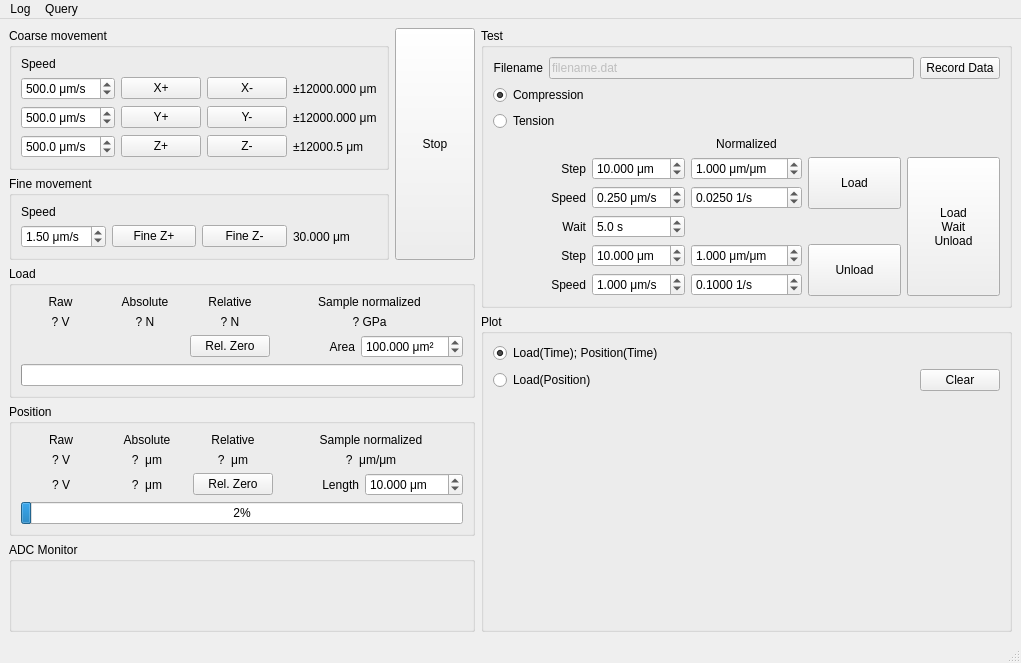
<?xml version="1.0" encoding="UTF-8"?>
<ui version="4.0">
 <class>MainWindow</class>
 <widget class="QMainWindow" name="MainWindow">
  <property name="geometry">
   <rect>
    <x>0</x>
    <y>0</y>
    <width>1021</width>
    <height>663</height>
   </rect>
  </property>
  <property name="focusPolicy">
   <enum>Qt::StrongFocus</enum>
  </property>
  <property name="windowTitle">
   <string>MicroDeform</string>
  </property>
  <widget class="QWidget" name="centralwidget">
   <layout class="QGridLayout" name="gridLayout_6">
    <item row="0" column="1">
     <layout class="QGridLayout" name="gridLayout">
      <item row="0" column="0">
       <widget class="QGroupBox" name="gTest">
        <property name="title">
         <string>Test</string>
        </property>
        <layout class="QGridLayout" name="gridLayout_10">
         <item row="0" column="1">
          <widget class="QLineEdit" name="FName">
           <property name="enabled">
            <bool>false</bool>
           </property>
           <property name="text">
            <string>filename.dat</string>
           </property>
          </widget>
         </item>
         <item row="0" column="0">
          <widget class="QLabel" name="label_16">
           <property name="text">
            <string>Filename</string>
           </property>
           <property name="alignment">
            <set>Qt::AlignRight|Qt::AlignTrailing|Qt::AlignVCenter</set>
           </property>
          </widget>
         </item>
         <item row="0" column="2">
          <widget class="QPushButton" name="Record">
           <property name="text">
            <string>Record Data</string>
           </property>
          </widget>
         </item>
         <item row="1" column="0" colspan="3">
          <widget class="QRadioButton" name="Compression">
           <property name="text">
            <string>Compression</string>
           </property>
           <property name="checked">
            <bool>true</bool>
           </property>
          </widget>
         </item>
         <item row="2" column="0" colspan="3">
          <widget class="QRadioButton" name="Tension">
           <property name="text">
            <string>Tension</string>
           </property>
          </widget>
         </item>
         <item row="3" column="0" colspan="3">
          <layout class="QGridLayout" name="gridLayout_3">
           <property name="sizeConstraint">
            <enum>QLayout::SetMinimumSize</enum>
           </property>
           <item row="3" column="5" rowspan="5">
            <widget class="QPushButton" name="LoadWaitUnload">
             <property name="sizePolicy">
              <sizepolicy hsizetype="Minimum" vsizetype="Expanding">
               <horstretch>0</horstretch>
               <verstretch>0</verstretch>
              </sizepolicy>
             </property>
             <property name="text">
              <string>Load
Wait
Unload</string>
             </property>
            </widget>
           </item>
           <item row="7" column="2">
            <widget class="QDoubleSpinBox" name="UnloadSpeed">
             <property name="suffix">
              <string> μm/s</string>
             </property>
             <property name="decimals">
              <number>3</number>
             </property>
             <property name="maximum">
              <double>5.000000000000000</double>
             </property>
             <property name="stepType">
              <enum>QAbstractSpinBox::AdaptiveDecimalStepType</enum>
             </property>
             <property name="value">
              <double>1.000000000000000</double>
             </property>
            </widget>
           </item>
           <item row="3" column="1">
            <widget class="QLabel" name="label_11">
             <property name="text">
              <string>Step</string>
             </property>
             <property name="alignment">
              <set>Qt::AlignRight|Qt::AlignTrailing|Qt::AlignVCenter</set>
             </property>
            </widget>
           </item>
           <item row="6" column="1">
            <widget class="QLabel" name="label_30">
             <property name="text">
              <string>Step</string>
             </property>
             <property name="alignment">
              <set>Qt::AlignRight|Qt::AlignTrailing|Qt::AlignVCenter</set>
             </property>
            </widget>
           </item>
           <item row="4" column="1">
            <widget class="QLabel" name="label_25">
             <property name="text">
              <string>Speed</string>
             </property>
             <property name="alignment">
              <set>Qt::AlignRight|Qt::AlignTrailing|Qt::AlignVCenter</set>
             </property>
            </widget>
           </item>
           <item row="3" column="2">
            <widget class="QDoubleSpinBox" name="LoadStep">
             <property name="suffix">
              <string> μm</string>
             </property>
             <property name="decimals">
              <number>3</number>
             </property>
             <property name="maximum">
              <double>30.000000000000000</double>
             </property>
             <property name="stepType">
              <enum>QAbstractSpinBox::AdaptiveDecimalStepType</enum>
             </property>
             <property name="value">
              <double>10.000000000000000</double>
             </property>
            </widget>
           </item>
           <item row="5" column="1">
            <widget class="QLabel" name="label_9">
             <property name="text">
              <string>Wait</string>
             </property>
             <property name="alignment">
              <set>Qt::AlignRight|Qt::AlignTrailing|Qt::AlignVCenter</set>
             </property>
            </widget>
           </item>
           <item row="6" column="4" rowspan="2">
            <widget class="QPushButton" name="Unload">
             <property name="sizePolicy">
              <sizepolicy hsizetype="Minimum" vsizetype="Expanding">
               <horstretch>0</horstretch>
               <verstretch>0</verstretch>
              </sizepolicy>
             </property>
             <property name="text">
              <string>Unload</string>
             </property>
            </widget>
           </item>
           <item row="5" column="2">
            <widget class="QDoubleSpinBox" name="Wait">
             <property name="suffix">
              <string> s</string>
             </property>
             <property name="decimals">
              <number>1</number>
             </property>
             <property name="stepType">
              <enum>QAbstractSpinBox::AdaptiveDecimalStepType</enum>
             </property>
             <property name="value">
              <double>5.000000000000000</double>
             </property>
            </widget>
           </item>
           <item row="6" column="2">
            <widget class="QDoubleSpinBox" name="UnloadStep">
             <property name="suffix">
              <string> μm</string>
             </property>
             <property name="decimals">
              <number>3</number>
             </property>
             <property name="maximum">
              <double>30.000000000000000</double>
             </property>
             <property name="stepType">
              <enum>QAbstractSpinBox::AdaptiveDecimalStepType</enum>
             </property>
             <property name="value">
              <double>10.000000000000000</double>
             </property>
            </widget>
           </item>
           <item row="6" column="3">
            <widget class="QDoubleSpinBox" name="UnloadStepNorm">
             <property name="suffix">
              <string> μm/μm</string>
             </property>
             <property name="decimals">
              <number>3</number>
             </property>
             <property name="maximum">
              <double>100.000000000000000</double>
             </property>
             <property name="stepType">
              <enum>QAbstractSpinBox::AdaptiveDecimalStepType</enum>
             </property>
             <property name="value">
              <double>1.000000000000000</double>
             </property>
            </widget>
           </item>
           <item row="2" column="3">
            <widget class="QLabel" name="label_27">
             <property name="text">
              <string>Normalized</string>
             </property>
             <property name="alignment">
              <set>Qt::AlignCenter</set>
             </property>
            </widget>
           </item>
           <item row="3" column="4" rowspan="2">
            <widget class="QPushButton" name="Load">
             <property name="sizePolicy">
              <sizepolicy hsizetype="Minimum" vsizetype="Expanding">
               <horstretch>0</horstretch>
               <verstretch>0</verstretch>
              </sizepolicy>
             </property>
             <property name="text">
              <string>Load</string>
             </property>
            </widget>
           </item>
           <item row="7" column="1">
            <widget class="QLabel" name="label_28">
             <property name="text">
              <string>Speed</string>
             </property>
             <property name="alignment">
              <set>Qt::AlignRight|Qt::AlignTrailing|Qt::AlignVCenter</set>
             </property>
            </widget>
           </item>
           <item row="7" column="3">
            <widget class="QDoubleSpinBox" name="UnloadSpeedNorm">
             <property name="suffix">
              <string> 1/s</string>
             </property>
             <property name="decimals">
              <number>4</number>
             </property>
             <property name="maximum">
              <double>1000.000000000000000</double>
             </property>
             <property name="stepType">
              <enum>QAbstractSpinBox::AdaptiveDecimalStepType</enum>
             </property>
             <property name="value">
              <double>0.100000000000000</double>
             </property>
            </widget>
           </item>
           <item row="3" column="3">
            <widget class="QDoubleSpinBox" name="LoadStepNorm">
             <property name="suffix">
              <string> μm/μm</string>
             </property>
             <property name="decimals">
              <number>3</number>
             </property>
             <property name="maximum">
              <double>100.000000000000000</double>
             </property>
             <property name="stepType">
              <enum>QAbstractSpinBox::AdaptiveDecimalStepType</enum>
             </property>
             <property name="value">
              <double>1.000000000000000</double>
             </property>
            </widget>
           </item>
           <item row="4" column="2">
            <widget class="QDoubleSpinBox" name="LoadSpeed">
             <property name="suffix">
              <string> μm/s</string>
             </property>
             <property name="decimals">
              <number>3</number>
             </property>
             <property name="maximum">
              <double>5.000000000000000</double>
             </property>
             <property name="stepType">
              <enum>QAbstractSpinBox::AdaptiveDecimalStepType</enum>
             </property>
             <property name="value">
              <double>0.250000000000000</double>
             </property>
            </widget>
           </item>
           <item row="4" column="3">
            <widget class="QDoubleSpinBox" name="LoadSpeedNorm">
             <property name="suffix">
              <string> 1/s</string>
             </property>
             <property name="decimals">
              <number>4</number>
             </property>
             <property name="maximum">
              <double>1000.000000000000000</double>
             </property>
             <property name="stepType">
              <enum>QAbstractSpinBox::AdaptiveDecimalStepType</enum>
             </property>
             <property name="value">
              <double>0.025000000000000</double>
             </property>
            </widget>
           </item>
          </layout>
         </item>
        </layout>
       </widget>
      </item>
      <item row="2" column="0">
       <widget class="QGroupBox" name="gPlot">
        <property name="title">
         <string>Plot</string>
        </property>
        <layout class="QGridLayout" name="gridLayout_5">
         <item row="0" column="0">
          <widget class="QRadioButton" name="PlotTime">
           <property name="text">
            <string>Load(Time); Position(Time)</string>
           </property>
           <property name="checked">
            <bool>true</bool>
           </property>
          </widget>
         </item>
         <item row="1" column="0">
          <widget class="QRadioButton" name="PlotXY">
           <property name="sizePolicy">
            <sizepolicy hsizetype="Expanding" vsizetype="Fixed">
             <horstretch>0</horstretch>
             <verstretch>0</verstretch>
            </sizepolicy>
           </property>
           <property name="text">
            <string>Load(Position)</string>
           </property>
          </widget>
         </item>
         <item row="1" column="1">
          <widget class="QPushButton" name="PlotClear">
           <property name="text">
            <string>Clear</string>
           </property>
          </widget>
         </item>
         <item row="3" column="0" colspan="2">
          <widget class="QStackedWidget" name="stackedWidget">
           <property name="currentIndex">
            <number>0</number>
           </property>
           <widget class="PlotWidget" name="plotHistory"/>
           <widget class="PlotWidget" name="plotXY"/>
          </widget>
         </item>
        </layout>
       </widget>
      </item>
     </layout>
    </item>
    <item row="0" column="0">
     <layout class="QGridLayout" name="gridLayout_2">
      <item row="1" column="0">
       <widget class="QGroupBox" name="gFine">
        <property name="title">
         <string>Fine movement</string>
        </property>
        <layout class="QGridLayout" name="gridLayout_8">
         <item row="1" column="0">
          <widget class="QDoubleSpinBox" name="FZSpeed">
           <property name="suffix">
            <string> μm/s</string>
           </property>
           <property name="decimals">
            <number>2</number>
           </property>
           <property name="maximum">
            <double>5.000000000000000</double>
           </property>
           <property name="stepType">
            <enum>QAbstractSpinBox::AdaptiveDecimalStepType</enum>
           </property>
           <property name="value">
            <double>1.500000000000000</double>
           </property>
          </widget>
         </item>
         <item row="0" column="0">
          <widget class="QLabel" name="label_26">
           <property name="sizePolicy">
            <sizepolicy hsizetype="Preferred" vsizetype="Minimum">
             <horstretch>0</horstretch>
             <verstretch>0</verstretch>
            </sizepolicy>
           </property>
           <property name="text">
            <string>Speed</string>
           </property>
          </widget>
         </item>
         <item row="1" column="3">
          <widget class="QLabel" name="FZPos">
           <property name="text">
            <string>30.000 μm</string>
           </property>
          </widget>
         </item>
         <item row="1" column="2">
          <widget class="QPushButton" name="FZMinus">
           <property name="text">
            <string>Fine Z-</string>
           </property>
          </widget>
         </item>
         <item row="1" column="1">
          <widget class="QPushButton" name="FZPlus">
           <property name="text">
            <string>Fine Z+</string>
           </property>
          </widget>
         </item>
        </layout>
       </widget>
      </item>
      <item row="0" column="1" rowspan="2">
       <widget class="QPushButton" name="Stop">
        <property name="sizePolicy">
         <sizepolicy hsizetype="Minimum" vsizetype="Minimum">
          <horstretch>0</horstretch>
          <verstretch>0</verstretch>
         </sizepolicy>
        </property>
        <property name="palette">
         <palette>
          <active>
           <colorrole role="Button">
            <brush brushstyle="SolidPattern">
             <color alpha="255">
              <red>239</red>
              <green>41</green>
              <blue>41</blue>
             </color>
            </brush>
           </colorrole>
          </active>
          <inactive>
           <colorrole role="Button">
            <brush brushstyle="SolidPattern">
             <color alpha="255">
              <red>239</red>
              <green>239</green>
              <blue>239</blue>
             </color>
            </brush>
           </colorrole>
          </inactive>
          <disabled>
           <colorrole role="Button">
            <brush brushstyle="SolidPattern">
             <color alpha="255">
              <red>239</red>
              <green>41</green>
              <blue>41</blue>
             </color>
            </brush>
           </colorrole>
          </disabled>
         </palette>
        </property>
        <property name="text">
         <string>Stop</string>
        </property>
       </widget>
      </item>
      <item row="0" column="0">
       <widget class="QGroupBox" name="gCoarse">
        <property name="title">
         <string>Coarse movement</string>
        </property>
        <layout class="QGridLayout" name="gridLayout_7">
         <item row="3" column="2">
          <widget class="QPushButton" name="XMinus">
           <property name="text">
            <string>X-</string>
           </property>
          </widget>
         </item>
         <item row="1" column="0">
          <widget class="QLabel" name="label_4">
           <property name="text">
            <string>Speed</string>
           </property>
          </widget>
         </item>
         <item row="3" column="1">
          <widget class="QPushButton" name="XPlus">
           <property name="text">
            <string>X+</string>
           </property>
          </widget>
         </item>
         <item row="3" column="0">
          <widget class="QDoubleSpinBox" name="XSpeed">
           <property name="suffix">
            <string> μm/s</string>
           </property>
           <property name="decimals">
            <number>1</number>
           </property>
           <property name="maximum">
            <double>2000.000000000000000</double>
           </property>
           <property name="stepType">
            <enum>QAbstractSpinBox::AdaptiveDecimalStepType</enum>
           </property>
           <property name="value">
            <double>500.000000000000000</double>
           </property>
          </widget>
         </item>
         <item row="5" column="1">
          <widget class="QPushButton" name="ZPlus">
           <property name="text">
            <string>Z+</string>
           </property>
          </widget>
         </item>
         <item row="5" column="0">
          <widget class="QDoubleSpinBox" name="ZSpeed">
           <property name="suffix">
            <string> μm/s</string>
           </property>
           <property name="decimals">
            <number>1</number>
           </property>
           <property name="minimum">
            <double>2.500000000000000</double>
           </property>
           <property name="maximum">
            <double>2000.000000000000000</double>
           </property>
           <property name="stepType">
            <enum>QAbstractSpinBox::AdaptiveDecimalStepType</enum>
           </property>
           <property name="value">
            <double>500.000000000000000</double>
           </property>
          </widget>
         </item>
         <item row="5" column="2">
          <widget class="QPushButton" name="ZMinus">
           <property name="text">
            <string>Z-</string>
           </property>
          </widget>
         </item>
         <item row="5" column="3">
          <widget class="QLabel" name="ZPos">
           <property name="text">
            <string>±12000.5 μm</string>
           </property>
          </widget>
         </item>
         <item row="4" column="1">
          <widget class="QPushButton" name="YPlus">
           <property name="text">
            <string>Y+</string>
           </property>
          </widget>
         </item>
         <item row="3" column="3">
          <widget class="QLabel" name="XPos">
           <property name="text">
            <string>±12000.000 μm</string>
           </property>
          </widget>
         </item>
         <item row="4" column="3">
          <widget class="QLabel" name="YPos">
           <property name="text">
            <string>±12000.000 μm</string>
           </property>
          </widget>
         </item>
         <item row="4" column="2">
          <widget class="QPushButton" name="YMinus">
           <property name="text">
            <string>Y-</string>
           </property>
          </widget>
         </item>
         <item row="4" column="0">
          <widget class="QDoubleSpinBox" name="YSpeed">
           <property name="suffix">
            <string> μm/s</string>
           </property>
           <property name="decimals">
            <number>1</number>
           </property>
           <property name="maximum">
            <double>2000.000000000000000</double>
           </property>
           <property name="stepType">
            <enum>QAbstractSpinBox::AdaptiveDecimalStepType</enum>
           </property>
           <property name="value">
            <double>500.000000000000000</double>
           </property>
          </widget>
         </item>
        </layout>
       </widget>
      </item>
      <item row="4" column="0" colspan="2">
       <widget class="QGroupBox" name="gADCMonitor">
        <property name="title">
         <string>ADC Monitor</string>
        </property>
        <layout class="QGridLayout" name="gridLayout_4">
         <item row="0" column="0">
          <widget class="PlotWidget" name="plotMonitor" native="true">
           <property name="sizePolicy">
            <sizepolicy hsizetype="Expanding" vsizetype="Expanding">
             <horstretch>0</horstretch>
             <verstretch>0</verstretch>
            </sizepolicy>
           </property>
          </widget>
         </item>
        </layout>
       </widget>
      </item>
      <item row="2" column="0" colspan="2">
       <widget class="QGroupBox" name="gMeasurement">
        <property name="title">
         <string>Load</string>
        </property>
        <layout class="QGridLayout" name="gridLayout_9">
         <item row="1" column="4" colspan="2">
          <widget class="QLabel" name="LoadNorm">
           <property name="text">
            <string>? GPa</string>
           </property>
           <property name="alignment">
            <set>Qt::AlignCenter</set>
           </property>
          </widget>
         </item>
         <item row="2" column="3">
          <widget class="QPushButton" name="LoadZero">
           <property name="text">
            <string>Rel. Zero</string>
           </property>
          </widget>
         </item>
         <item row="1" column="2">
          <widget class="QLabel" name="LoadAbs">
           <property name="text">
            <string>? N</string>
           </property>
           <property name="alignment">
            <set>Qt::AlignCenter</set>
           </property>
          </widget>
         </item>
         <item row="2" column="5">
          <widget class="QDoubleSpinBox" name="Area">
           <property name="suffix">
            <string> μm²</string>
           </property>
           <property name="decimals">
            <number>3</number>
           </property>
           <property name="maximum">
            <double>9999.998999999999796</double>
           </property>
           <property name="stepType">
            <enum>QAbstractSpinBox::AdaptiveDecimalStepType</enum>
           </property>
           <property name="value">
            <double>100.000000000000000</double>
           </property>
          </widget>
         </item>
         <item row="0" column="2">
          <widget class="QLabel" name="label_17">
           <property name="text">
            <string>Absolute</string>
           </property>
           <property name="alignment">
            <set>Qt::AlignCenter</set>
           </property>
          </widget>
         </item>
         <item row="0" column="3">
          <widget class="QLabel" name="label_18">
           <property name="text">
            <string>Relative</string>
           </property>
           <property name="alignment">
            <set>Qt::AlignCenter</set>
           </property>
          </widget>
         </item>
         <item row="1" column="1">
          <widget class="QLabel" name="LoadRaw">
           <property name="text">
            <string>? V</string>
           </property>
           <property name="alignment">
            <set>Qt::AlignCenter</set>
           </property>
          </widget>
         </item>
         <item row="1" column="3">
          <widget class="QLabel" name="LoadRel">
           <property name="text">
            <string>? N</string>
           </property>
           <property name="alignment">
            <set>Qt::AlignCenter</set>
           </property>
          </widget>
         </item>
         <item row="3" column="1" colspan="5">
          <widget class="QProgressBar" name="LoadBar">
           <property name="maximum">
            <number>1000</number>
           </property>
          </widget>
         </item>
         <item row="0" column="4" colspan="2">
          <widget class="QLabel" name="label_6">
           <property name="text">
            <string>Sample normalized</string>
           </property>
           <property name="alignment">
            <set>Qt::AlignCenter</set>
           </property>
          </widget>
         </item>
         <item row="2" column="4">
          <widget class="QLabel" name="label_19">
           <property name="text">
            <string>Area</string>
           </property>
           <property name="alignment">
            <set>Qt::AlignRight|Qt::AlignTrailing|Qt::AlignVCenter</set>
           </property>
          </widget>
         </item>
         <item row="0" column="1">
          <widget class="QLabel" name="label_24">
           <property name="text">
            <string>Raw</string>
           </property>
           <property name="alignment">
            <set>Qt::AlignCenter</set>
           </property>
          </widget>
         </item>
        </layout>
       </widget>
      </item>
      <item row="3" column="0" colspan="2">
       <widget class="QGroupBox" name="groupBox">
        <property name="title">
         <string>Position</string>
        </property>
        <layout class="QGridLayout" name="gridLayout_11">
         <item row="1" column="3">
          <widget class="QLabel" name="PosRel">
           <property name="text">
            <string>?  μm</string>
           </property>
           <property name="alignment">
            <set>Qt::AlignCenter</set>
           </property>
          </widget>
         </item>
         <item row="2" column="4">
          <widget class="QLabel" name="label_20">
           <property name="text">
            <string>Length</string>
           </property>
           <property name="alignment">
            <set>Qt::AlignRight|Qt::AlignTrailing|Qt::AlignVCenter</set>
           </property>
          </widget>
         </item>
         <item row="2" column="5">
          <widget class="QDoubleSpinBox" name="Length">
           <property name="suffix">
            <string> μm</string>
           </property>
           <property name="decimals">
            <number>3</number>
           </property>
           <property name="maximum">
            <double>1000.000000000000000</double>
           </property>
           <property name="stepType">
            <enum>QAbstractSpinBox::AdaptiveDecimalStepType</enum>
           </property>
           <property name="value">
            <double>10.000000000000000</double>
           </property>
          </widget>
         </item>
         <item row="2" column="1">
          <widget class="QLabel" name="PosRaw2">
           <property name="text">
            <string>? V</string>
           </property>
           <property name="alignment">
            <set>Qt::AlignCenter</set>
           </property>
          </widget>
         </item>
         <item row="1" column="1">
          <widget class="QLabel" name="PosRaw">
           <property name="text">
            <string>? V</string>
           </property>
           <property name="alignment">
            <set>Qt::AlignCenter</set>
           </property>
          </widget>
         </item>
         <item row="2" column="3">
          <widget class="QPushButton" name="PosZero">
           <property name="text">
            <string>Rel. Zero</string>
           </property>
          </widget>
         </item>
         <item row="3" column="1" colspan="5">
          <widget class="QProgressBar" name="PosBar">
           <property name="enabled">
            <bool>true</bool>
           </property>
           <property name="maximum">
            <number>1000</number>
           </property>
           <property name="value">
            <number>24</number>
           </property>
          </widget>
         </item>
         <item row="2" column="2">
          <widget class="QLabel" name="PosAbs2">
           <property name="text">
            <string>?  μm</string>
           </property>
           <property name="alignment">
            <set>Qt::AlignCenter</set>
           </property>
          </widget>
         </item>
         <item row="1" column="2">
          <widget class="QLabel" name="PosAbs">
           <property name="text">
            <string>?  μm</string>
           </property>
           <property name="alignment">
            <set>Qt::AlignCenter</set>
           </property>
          </widget>
         </item>
         <item row="1" column="4" colspan="2">
          <widget class="QLabel" name="PosNorm">
           <property name="text">
            <string>?  μm/μm</string>
           </property>
           <property name="alignment">
            <set>Qt::AlignCenter</set>
           </property>
          </widget>
         </item>
         <item row="0" column="1">
          <widget class="QLabel" name="label">
           <property name="text">
            <string>Raw</string>
           </property>
           <property name="alignment">
            <set>Qt::AlignCenter</set>
           </property>
          </widget>
         </item>
         <item row="0" column="2">
          <widget class="QLabel" name="label_2">
           <property name="text">
            <string>Absolute</string>
           </property>
           <property name="alignment">
            <set>Qt::AlignCenter</set>
           </property>
          </widget>
         </item>
         <item row="0" column="3">
          <widget class="QLabel" name="label_3">
           <property name="text">
            <string>Relative</string>
           </property>
           <property name="alignment">
            <set>Qt::AlignCenter</set>
           </property>
          </widget>
         </item>
         <item row="0" column="4" colspan="2">
          <widget class="QLabel" name="label_5">
           <property name="text">
            <string>Sample normalized</string>
           </property>
           <property name="alignment">
            <set>Qt::AlignCenter</set>
           </property>
          </widget>
         </item>
        </layout>
       </widget>
      </item>
     </layout>
    </item>
   </layout>
  </widget>
  <widget class="QStatusBar" name="statusbar"/>
  <widget class="QMenuBar" name="menubar">
   <property name="geometry">
    <rect>
     <x>0</x>
     <y>0</y>
     <width>1021</width>
     <height>22</height>
    </rect>
   </property>
   <widget class="QMenu" name="menuLog">
    <property name="title">
     <string>Log</string>
    </property>
    <addaction name="LogAll"/>
    <addaction name="LogNone"/>
    <addaction name="separator"/>
    <addaction name="LogXY"/>
    <addaction name="LogZ"/>
    <addaction name="LogFineZ"/>
    <addaction name="LogADC"/>
   </widget>
   <widget class="QMenu" name="menuQuery">
    <property name="title">
     <string>Query</string>
    </property>
    <addaction name="QueryAll"/>
    <addaction name="QueryNone"/>
    <addaction name="separator"/>
    <addaction name="QueryXYposition"/>
    <addaction name="QueryXYerror"/>
    <addaction name="QueryZposition"/>
    <addaction name="QueryFineZposition"/>
    <addaction name="QueryFineZvoltage"/>
    <addaction name="QueryFineZerror"/>
   </widget>
   <addaction name="menuLog"/>
   <addaction name="menuQuery"/>
  </widget>
  <action name="LogXY">
   <property name="checkable">
    <bool>true</bool>
   </property>
   <property name="text">
    <string>XY</string>
   </property>
  </action>
  <action name="LogZ">
   <property name="checkable">
    <bool>true</bool>
   </property>
   <property name="text">
    <string>Z</string>
   </property>
  </action>
  <action name="LogFineZ">
   <property name="checkable">
    <bool>true</bool>
   </property>
   <property name="text">
    <string>Fine Z</string>
   </property>
  </action>
  <action name="LogADC">
   <property name="checkable">
    <bool>true</bool>
   </property>
   <property name="text">
    <string>ADC</string>
   </property>
  </action>
  <action name="LogNone">
   <property name="text">
    <string>None</string>
   </property>
  </action>
  <action name="LogAll">
   <property name="text">
    <string>All</string>
   </property>
  </action>
  <action name="QueryXYposition">
   <property name="checkable">
    <bool>true</bool>
   </property>
   <property name="checked">
    <bool>true</bool>
   </property>
   <property name="text">
    <string>XY position</string>
   </property>
  </action>
  <action name="QueryXYerror">
   <property name="checkable">
    <bool>true</bool>
   </property>
   <property name="checked">
    <bool>true</bool>
   </property>
   <property name="text">
    <string>XY error</string>
   </property>
  </action>
  <action name="QueryZposition">
   <property name="checkable">
    <bool>true</bool>
   </property>
   <property name="checked">
    <bool>true</bool>
   </property>
   <property name="text">
    <string>Z position</string>
   </property>
  </action>
  <action name="QueryFineZposition">
   <property name="checkable">
    <bool>true</bool>
   </property>
   <property name="checked">
    <bool>true</bool>
   </property>
   <property name="text">
    <string>Fine Z position</string>
   </property>
  </action>
  <action name="QueryFineZvoltage">
   <property name="checkable">
    <bool>true</bool>
   </property>
   <property name="checked">
    <bool>true</bool>
   </property>
   <property name="text">
    <string>Fine Z voltage</string>
   </property>
  </action>
  <action name="QueryFineZerror">
   <property name="checkable">
    <bool>true</bool>
   </property>
   <property name="checked">
    <bool>true</bool>
   </property>
   <property name="text">
    <string>Fine Z error</string>
   </property>
  </action>
  <action name="QueryAll">
   <property name="text">
    <string>All</string>
   </property>
  </action>
  <action name="QueryNone">
   <property name="text">
    <string>None</string>
   </property>
  </action>
  <actiongroup name="groupTest">
   <action name="actionCompression">
    <property name="checkable">
     <bool>true</bool>
    </property>
    <property name="checked">
     <bool>true</bool>
    </property>
    <property name="text">
     <string>Compression</string>
    </property>
   </action>
   <action name="actionTension">
    <property name="checkable">
     <bool>true</bool>
    </property>
    <property name="text">
     <string>Tension</string>
    </property>
   </action>
  </actiongroup>
  <actiongroup name="groupPlot"/>
 </widget>
 <customwidgets>
  <customwidget>
   <class>PlotWidget</class>
   <extends>QWidget</extends>
   <header>pyqtgraph</header>
   <container>1</container>
  </customwidget>
 </customwidgets>
 <resources/>
 <connections/>
</ui>
